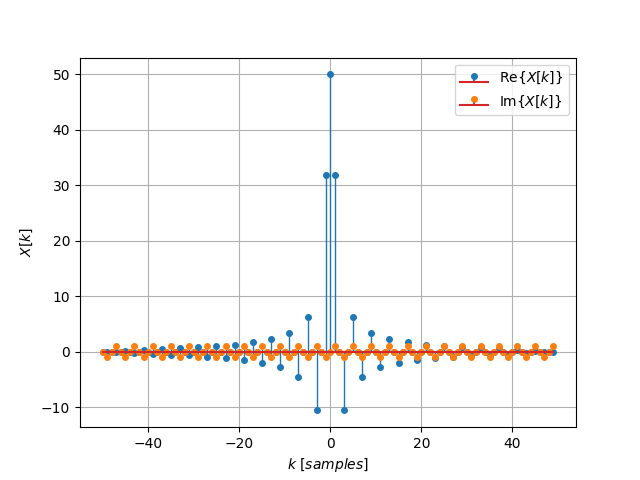

Python code for this plot:
import numpy as np
import matplotlib.pyplot as plt


def discrete_fourier_transform(x, n, k):
    x = x[:, np.newaxis]
    n = n[:, np.newaxis]

    N = k.size

    return np.sum(x * np.exp(-1j * 2 * np.pi * (k / N) * n), axis=0)


@np.vectorize
def rect(t, T):
    if np.abs(t) < T / 2:
        return 1
    elif np.abs(t) == T / 2:
        return 1 / 2
    else:
        return 0


N = 100
t = np.linspace(-1, 1, N)

T = (t.max() - t.min()) / t.size
n = t // T

K = 100
k = np.fft.fftfreq(K) * K

x = rect(t, 1)

plt.figure()
markerlines, stemlines, baseline = plt.stem(k, discrete_fourier_transform(x, n, k).real,
                                            markerfmt='C0o',
                                            label=r'$\operatorname{Re}\{X[k]\}$')
markerlines.set_markersize(4)
stemlines.set_linewidth(1)
markerlines, stemlines, baseline = plt.stem(k, discrete_fourier_transform(x, n, k).imag,
                                            markerfmt='C1o',
                                            label=r'$\operatorname{Im}\{X[k]\}$')
markerlines.set_markersize(4)
stemlines.set_linewidth(1)
plt.xlabel(r'$k\ [samples]$')
plt.ylabel(r'$X[k]$')
plt.grid(True)
plt.legend()
plt.show()
